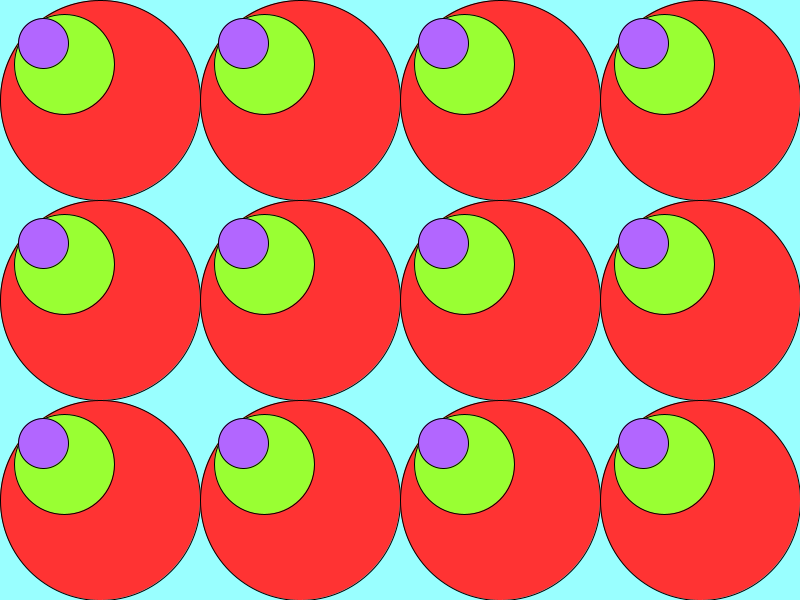
Frame 1 (no input)
Frame 60 (the mouse pressed at the canvas centre just before this capture): identical to frame 1, image omitted
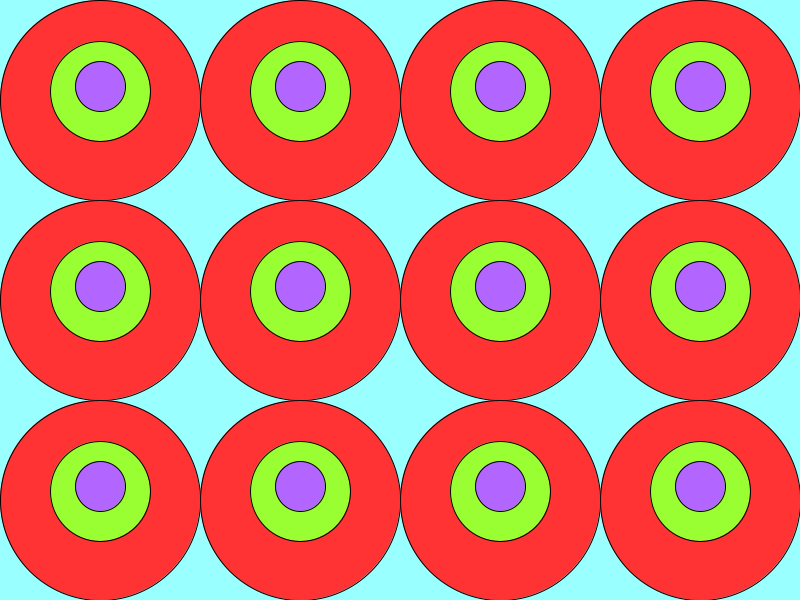
Frame 120 (the mouse held since frame 60 and released just before this capture)

The Processing sketch that drew these frames (run headless with seeded random() and noise(); from frame 60 on, the mouse is pressed at the canvas centre):

// Processing sketch: TraceEye
// ── TraceEye.pde


void setup() {
    size(800, 600);
    background(153, 255, 255);    
    smooth();
}

void draw() {
    background(153, 255, 255);    
    for (int i = 100;i < 800;i += 200) {
        for (int j = 100;j < 600;j += 200) {
            fill(255, 51, 51);
            ellipse(i, j, 200, 200);
            fill(153,255,51);
            ellipse(i + (mouseX - 400) / 11, j + (mouseY - 400) / 11, 100, 100);
            fill(178,102,255);
            ellipse(i + (mouseX - 400) / 7, j + (mouseY - 400) / 7, 50, 50);
        }   
    }
}
